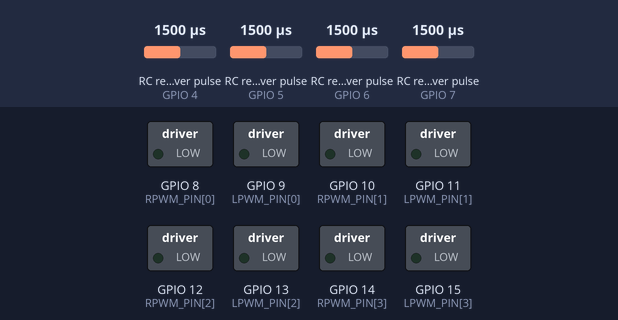
This sketch was run on a simulated ESP32-S3. Parts: switched loads named in the sketch (green lamp = pin HIGH). Wiring (inferred from the names in the program): 4 × RC receiver channel: data GPIO 4 / data GPIO 5 / data GPIO 6 / data GPIO 7. The test bench sets the inputs (shaded band); at power-on: RC receiver pulse (sensors on GPIO 4, GPIO 5, GPIO 6, GPIO 7) 1500 µs. What the sketch prints to the serial monitor is not drawn.

Above: at 1.2 s.
1.3 s: RC receiver pulse (sensor on GPIO 4) set to 1020 µs
At 2.6 s:
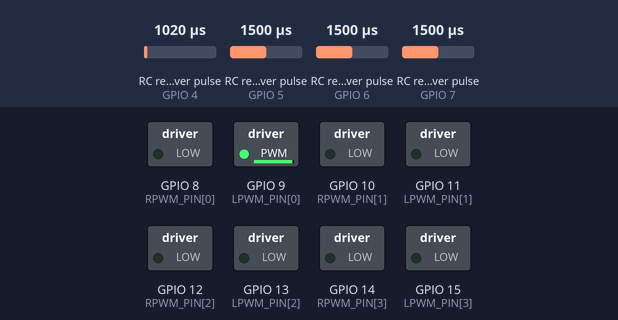
2.9 s: RC receiver pulse (sensor on GPIO 5) set to 1020 µs
At 3.8 s:
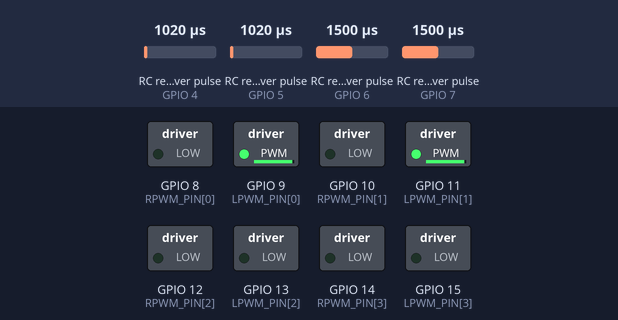
4.5 s: RC receiver pulse (sensor on GPIO 6) set to 1020 µs
At 5.2 s:
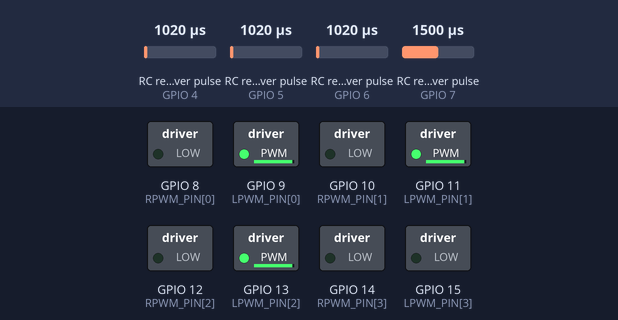
6.1 s: RC receiver pulse (sensor on GPIO 7) set to 1020 µs
At 7.4 s:
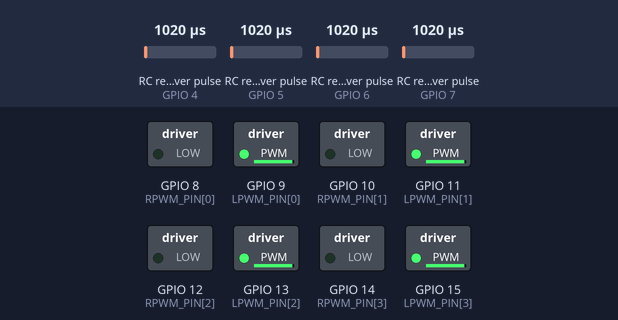
7.7 s: RC receiver pulse (sensor on GPIO 4) set to 1250 µs
At 8.3 s:
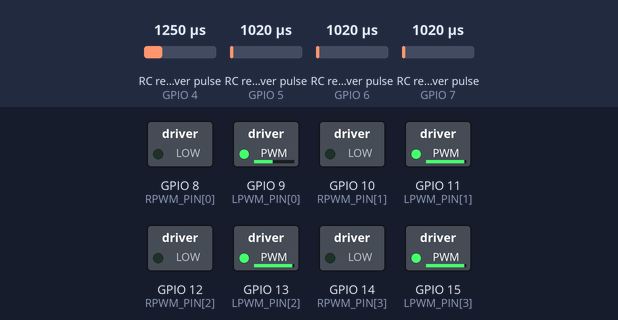
9.2 s: RC receiver pulse (sensor on GPIO 5) set to 1250 µs
At 10.7 s:
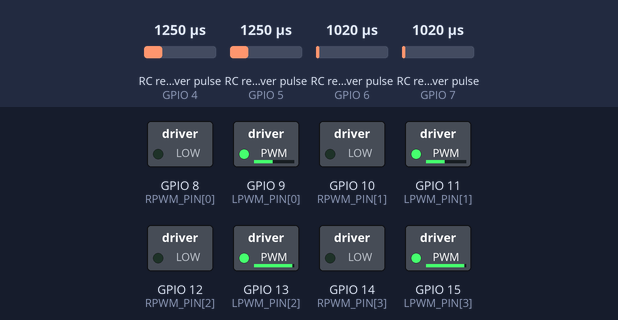
Timing chart, 0 to 11.7 s (numbered marks = the images above; inputs shaded):
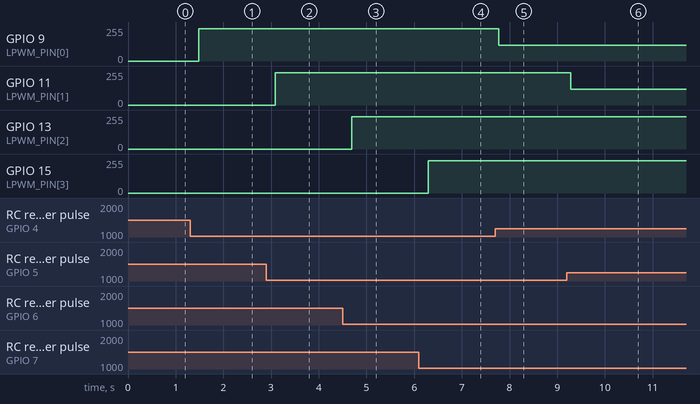

Measured:
- after the input at 1.3 s, GPIO 9 (LPWM_PIN[0]): 0/255 → 243/255 after 0.19 s
- after the input at 2.9 s, GPIO 11 (LPWM_PIN[1]): 0/255 → 243/255 after 0.19 s
- after the input at 4.5 s, GPIO 13 (LPWM_PIN[2]): 0/255 → 243/255 after 0.19 s
- after the input at 6.1 s, GPIO 15 (LPWM_PIN[3]): 0/255 → 243/255 after 0.19 s
- after the input at 7.7 s, GPIO 9 (LPWM_PIN[0]): 243/255 → 117/255 after 0.08 s
- after the input at 9.2 s, GPIO 11 (LPWM_PIN[1]): 243/255 → 117/255 after 0.08 s

The sketch:

TeleRC_4x_BTS7960_PWM_GlitchFilter.ino
```cpp
/*
  TeleRC / ArduRover - ESP32-S3 PWM converter
  Noise-filter recovery test candidate 1.0.5, 2026-10-14
  Derived from your uploaded Pasted markdown(3).md.
  Invalid samples are discarded; last valid sample expires after 150 ms.
  Four FC inputs -> four BTS7960 drivers.
  M5 -> GPIO4 -> Front Left
  M6 -> GPIO5 -> Rear Left
  M7 -> GPIO6 -> Front Right
  M8 -> GPIO7 -> Rear Right
  REQUIRED side functions for that physical wiring:
  SERVO5_FUNCTION=73, SERVO6_FUNCTION=73,
  SERVO7_FUNCTION=74, SERVO8_FUNCTION=74.
  Front Left:  RPWM GPIO8,  LPWM GPIO9
  Rear Left:   RPWM GPIO10, LPWM GPIO11
  Front Right: RPWM GPIO12, LPWM GPIO13
  Rear Right:  RPWM GPIO14, LPWM GPIO15
  Native USB settings:
  USB Mode: Hardware CDC and JTAG
  USB CDC On Boot: Enabled
  Serial Monitor: 115200 baud
  Select the board preset matching your actual ESP32-S3 module.
  All grounds must be common.
  Never apply 5V to an ESP32 GPIO.
  Use external PWM pulldowns and a physical motor power cutoff.
  Confirm BTS7960 input logic compatibility.
  This sketch does not receive the FC armed state.
  FC arming and command-link failsafes remain required.
*/
#include <Arduino.h>
#include <esp_arduino_version.h>
#include <esp_system.h>
constexpr uint16_t RC_MIN_US = 1000;
constexpr uint16_t RC_CENTER_US = 1500;
constexpr uint16_t RC_MAX_US = 2000;
constexpr uint16_t RC_VALID_MIN_US = 850;
constexpr uint16_t RC_VALID_MAX_US = 2150;
constexpr uint16_t RC_DEADBAND_US = 35;
constexpr uint32_t RC_TIMEOUT_US = 150000;
// Confirm a falling edge only after 30 us of low level. No busy wait.
// Short low notches inside a high PWM pulse preserve the original rise time.
constexpr uint32_t RC_EDGE_FILTER_US = 30;
constexpr uint32_t NEUTRAL_DWELL_US = 300000;
constexpr uint32_t CONTROL_PERIOD_US = 5000;
constexpr uint32_t DIAG_PERIOD_MS = 250;
constexpr uint32_t PWM_FREQ_HZ = 20000;
constexpr uint8_t PWM_BITS = 8;
// 255 = full PWM duty. Use 128 for initial raised-wheel tests.
constexpr int MAX_MOTOR_DUTY = 255;
// Responsive ramp: 32 control ticks (~160 ms) from zero to full duty.
// This limits duty slew, not measured motor current or stall current.
constexpr int ACCEL_STEP = 8;
constexpr int DECEL_STEP = 12;
// Brief scheduling jitter does not cause a new 300 ms recovery pause.
// A full input-timeout-length control outage still latches off.
constexpr uint32_t MAX_CONTROL_GAP_US = RC_TIMEOUT_US;
constexpr uint8_t RC_IN_PIN[4] = {4, 5, 6, 7};
constexpr uint8_t RPWM_PIN[4] = {8, 10, 12, 14};
constexpr uint8_t LPWM_PIN[4] = {9, 11, 13, 15};
// Motor order: Front Left, Rear Left, Front Right, Rear Right.
constexpr bool INVERT_MOTOR[4] = {false, false, false, false};
#if ESP_ARDUINO_VERSION_MAJOR < 3
constexpr uint8_t RPWM_CH[4] = {0, 2, 4, 6};
constexpr uint8_t LPWM_CH[4] = {1, 3, 5, 7};
#endif
portMUX_TYPE captureMux = portMUX_INITIALIZER_UNLOCKED;
volatile bool riseSeen[4] = {};
volatile bool fallPending[4] = {};
volatile uint32_t fallUs[4] = {};
// Latched only after a valid pulse; rejected edges never refresh its age.
volatile bool pulseValid[4] = {};
volatile uint32_t rejectedPulseCount[4] = {};
volatile uint32_t riseUs[4] = {};
volatile uint32_t lastValidPulseUs[4] = {};
volatile uint16_t pulseWidthUs[4] = {
  RC_CENTER_US, RC_CENTER_US, RC_CENTER_US, RC_CENTER_US
};
bool snapshotValid[4] = {};
uint32_t snapshotRejected[4] = {};
uint32_t signalStops = 0;
uint32_t loopStops = 0;
// Preserve the last fault after neutral recovery. Bits 0..3 mean M5..M8.
uint8_t lastFaultMask = 0;
uint32_t lastFaultAgeUs[4] = {};
uint32_t lastFaultAtMs = 0, lastFaultGapUs = 0;
const char* lastFaultCause = "none";
const char* stopCause = "startup";
int bootResetReason = 0;
uint32_t snapshotLastUs[4] = {};
uint16_t snapshotPulseUs[4] = {};
int currentCmd[4] = {};
int targetCmd[4] = {};
bool motorPwmReady = false;
bool sourceEnabled = false;
bool neutralTracking = false;
uint32_t neutralSinceUs = 0;
uint32_t lastControlUs = 0;
uint32_t lastDiagMs = 0;
// Diagnostics are transmitted in small chunks so a complete line
// does not have to fit in the USB transmit buffer at once.
char diagnostic[512];
size_t diagnosticLength = 0;
size_t diagnosticOffset = 0;
// Caller holds captureMux. Timestamp is the original falling edge, so
// confirmation never renews an old command or extends the 150 ms deadline.
static inline void IRAM_ATTR confirmFallingEdge(uint8_t channel) {
  const uint32_t width = fallUs[channel] - riseUs[channel];
  if (riseSeen[channel] && width >= RC_VALID_MIN_US && width <= RC_VALID_MAX_US) {
    pulseWidthUs[channel] = static_cast<uint16_t>(width);
    lastValidPulseUs[channel] = fallUs[channel];
    pulseValid[channel] = true;
  } else {
    ++rejectedPulseCount[channel];
  }
  fallPending[channel] = false;
  riseSeen[channel] = false;
}
static inline void IRAM_ATTR captureEdge(uint8_t channel) {
  const uint32_t now = micros();
  portENTER_CRITICAL_ISR(&captureMux);
  if (digitalRead(RC_IN_PIN[channel])) {
    if (fallPending[channel]) {
      if (uint32_t(now - fallUs[channel]) < RC_EDGE_FILTER_US) {
        // A short low notch is noise, not the end/start of two commands.
        fallPending[channel] = false;
        ++rejectedPulseCount[channel];
        portEXIT_CRITICAL_ISR(&captureMux);
        return;
      }
      confirmFallingEdge(channel);
    }
    // A missed falling edge or stuck-high input must not poison the next pulse.
    if (!riseSeen[channel] || uint32_t(now - riseUs[channel]) > RC_VALID_MAX_US) {
      riseUs[channel] = now;
      riseSeen[channel] = true;
    }
  } else if (riseSeen[channel]) {
    if (!fallPending[channel]) {
      fallUs[channel] = now;
      fallPending[channel] = true;
    }
  } else {
    ++rejectedPulseCount[channel];
  }
  portEXIT_CRITICAL_ISR(&captureMux);
}
void IRAM_ATTR rc0ISR() { captureEdge(0); }
void IRAM_ATTR rc1ISR() { captureEdge(1); }
void IRAM_ATTR rc2ISR() { captureEdge(2); }
void IRAM_ATTR rc3ISR() { captureEdge(3); }
void snapshotInputs() {
  portENTER_CRITICAL(&captureMux);
  for (uint8_t i = 0; i < 4; ++i) {
    if (fallPending[i] && digitalRead(RC_IN_PIN[i]) == LOW &&
        uint32_t(micros() - fallUs[i]) >= RC_EDGE_FILTER_US) {
      confirmFallingEdge(i);
    }
    snapshotPulseUs[i] = pulseWidthUs[i];
    snapshotLastUs[i] = lastValidPulseUs[i];
    snapshotValid[i] = pulseValid[i];
    snapshotRejected[i] = rejectedPulseCount[i];
  }
  portEXIT_CRITICAL(&captureMux);
}
bool attachMotorPwm() {
  bool ok = true;
  for (uint8_t i = 0; i < 4; ++i) {
#if ESP_ARDUINO_VERSION_MAJOR >= 3
    ok = ledcAttach(RPWM_PIN[i], PWM_FREQ_HZ, PWM_BITS) && ok;
    ok = ledcAttach(LPWM_PIN[i], PWM_FREQ_HZ, PWM_BITS) && ok;
#else
    ok = (ledcSetup(RPWM_CH[i], PWM_FREQ_HZ, PWM_BITS) > 0) && ok;
    ok = (ledcSetup(LPWM_CH[i], PWM_FREQ_HZ, PWM_BITS) > 0) && ok;
    ledcAttachPin(RPWM_PIN[i], RPWM_CH[i]);
    ledcAttachPin(LPWM_PIN[i], LPWM_CH[i]);
#endif
  }
  return ok;
}
void pwmWritePin(uint8_t motor, bool forward, uint8_t duty) {
#if ESP_ARDUINO_VERSION_MAJOR >= 3
  ledcWrite(forward ? RPWM_PIN[motor] : LPWM_PIN[motor], duty);
#else
  ledcWrite(forward ? RPWM_CH[motor] : LPWM_CH[motor], duty);
#endif
}
void setBtsMotor(uint8_t motor, int command) {
  command = constrain(command, -MAX_MOTOR_DUTY, MAX_MOTOR_DUTY);
  if (INVERT_MOTOR[motor]) {
    command = -command;
  }
  if (command > 0) {
    pwmWritePin(motor, false, 0);
    pwmWritePin(motor, true, static_cast<uint8_t>(command));
  } else if (command < 0) {
    pwmWritePin(motor, true, 0);
    pwmWritePin(motor, false, static_cast<uint8_t>(-command));
  } else {
    // Zero command. Actual braking depends on the driver.
    pwmWritePin(motor, true, 0);
    pwmWritePin(motor, false, 0);
  }
}
void stopAllMotors() {
  for (uint8_t i = 0; i < 4; ++i) {
    setBtsMotor(i, 0);
  }
}
void hardStop() {
  sourceEnabled = false;
  neutralTracking = false;
  for (uint8_t i = 0; i < 4; ++i) {
    currentCmd[i] = 0;
    targetCmd[i] = 0;
  }
  stopAllMotors();
}
bool channelFresh(uint8_t channel, uint32_t nowUs) {
  return snapshotValid[channel] &&
         uint32_t(nowUs - snapshotLastUs[channel]) < RC_TIMEOUT_US;
}
void recordFault(uint32_t nowUs, uint32_t gapUs, const char* cause) {
  lastFaultMask = 0;
  for (uint8_t i = 0; i < 4; ++i) {
    lastFaultAgeUs[i] = snapshotValid[i] ? uint32_t(nowUs - snapshotLastUs[i]) : UINT32_MAX;
    if (!channelFresh(i, nowUs)) lastFaultMask |= 1U << i;
  }
  lastFaultCause = cause;
  lastFaultAtMs = millis();
  lastFaultGapUs = gapUs;
}
int rcPulseToCommand(uint16_t pulseUs) {
  pulseUs = constrain(pulseUs, RC_MIN_US, RC_MAX_US);
  const int delta = static_cast<int>(pulseUs) - RC_CENTER_US;
  if (abs(delta) <= RC_DEADBAND_US) {
    return 0;
  }
  const int magnitude = abs(delta);
  const int span = delta > 0
    ? RC_MAX_US - RC_CENTER_US
    : RC_CENTER_US - RC_MIN_US;
  const int command = static_cast<int>(
    map(magnitude, RC_DEADBAND_US, span, 0, MAX_MOTOR_DUTY)
  );
  return constrain(
    delta > 0 ? command : -command,
    -MAX_MOTOR_DUTY,
    MAX_MOTOR_DUTY
  );
}
int slewToward(int current, int target) {
  if (current == target) {
    return current;
  }
  if ((current > 0 && target < 0) ||
      (current < 0 && target > 0)) {
    if (abs(current) <= DECEL_STEP) {
      return 0;
    }
    return current > 0
      ? current - DECEL_STEP
      : current + DECEL_STEP;
  }
  const bool accelerating =
    target != 0 && abs(target) > abs(current);
  const int step = accelerating ? ACCEL_STEP : DECEL_STEP;
  if (target > current) {
    return current + min(step, target - current);
  }
  return current - min(step, current - target);
}
bool computeTargets(uint32_t nowUs) {
  for (uint8_t i = 0; i < 4; ++i) {
    if (!channelFresh(i, nowUs)) {
      return false;
    }
  }
  for (uint8_t i = 0; i < 4; ++i) {
    targetCmd[i] = rcPulseToCommand(snapshotPulseUs[i]);
  }
  return true;
}
bool inputsNeutral() {
  for (uint8_t i = 0; i < 4; ++i) {
    if (abs(static_cast<int>(snapshotPulseUs[i]) -
            static_cast<int>(RC_CENTER_US)) > RC_DEADBAND_US) {
      return false;
    }
  }
  return true;
}
void updateMotors() {
  for (uint8_t i = 0; i < 4; ++i) {
    // Reversal still passes through zero; opposite drive starts next tick.
    currentCmd[i] = slewToward(currentCmd[i], targetCmd[i]);
    setBtsMotor(i, currentCmd[i]);
  }
}
const char* resetName() {
  if (bootResetReason == ESP_RST_BROWNOUT) return "brownout";
  if (bootResetReason == ESP_RST_POWERON) return "power-on";
  if (bootResetReason == ESP_RST_TASK_WDT || bootResetReason == ESP_RST_INT_WDT ||
      bootResetReason == ESP_RST_WDT) return "watchdog";
  if (bootResetReason == ESP_RST_PANIC) return "panic";
  return "other";
}
void serviceDiagnostics(uint32_t nowUs) {
  const uint32_t nowMs = millis();
  if (diagnosticOffset >= diagnosticLength &&
      uint32_t(nowMs - lastDiagMs) >= DIAG_PERIOD_MS) {
    lastDiagMs = nowMs;
    const int count = snprintf(
      diagnostic,
      sizeof(diagnostic),
      "RC(us): %u%c %u%c %u%c %u%c CMD:%d,%d,%d,%d source=%s PWM=%s bad=%lu,%lu,%lu,%lu stops=%lu gap=%lu cause=%s up=%lu reset=%d/%s last=%s at=%lu mask=%u ageUs=%lu,%lu,%lu,%lu loopUs=%lu\n",
      static_cast<unsigned>(snapshotPulseUs[0]),
      channelFresh(0, nowUs) ? '*' : '!',
      static_cast<unsigned>(snapshotPulseUs[1]),
      channelFresh(1, nowUs) ? '*' : '!',
      static_cast<unsigned>(snapshotPulseUs[2]),
      channelFresh(2, nowUs) ? '*' : '!',
      static_cast<unsigned>(snapshotPulseUs[3]),
      channelFresh(3, nowUs) ? '*' : '!',
      currentCmd[0], currentCmd[1], currentCmd[2], currentCmd[3],
      sourceEnabled ? "enabled" : "neutral-wait",
      motorPwmReady ? "ready" : "failed",
      static_cast<unsigned long>(snapshotRejected[0]),
      static_cast<unsigned long>(snapshotRejected[1]),
      static_cast<unsigned long>(snapshotRejected[2]),
      static_cast<unsigned long>(snapshotRejected[3]),
      static_cast<unsigned long>(signalStops),
      static_cast<unsigned long>(loopStops), stopCause,
      static_cast<unsigned long>(nowMs), bootResetReason, resetName(),
      lastFaultCause, static_cast<unsigned long>(lastFaultAtMs), unsigned(lastFaultMask),
      static_cast<unsigned long>(lastFaultAgeUs[0]), static_cast<unsigned long>(lastFaultAgeUs[1]),
      static_cast<unsigned long>(lastFaultAgeUs[2]), static_cast<unsigned long>(lastFaultAgeUs[3]),
      static_cast<unsigned long>(lastFaultGapUs)
    );
    diagnosticOffset = 0;
    diagnosticLength =
      count > 0 && count < static_cast<int>(sizeof(diagnostic))
      ? static_cast<size_t>(count)
      : 0;
  }
  if (diagnosticOffset >= diagnosticLength) {
    return;
  }
  const int available = Serial.availableForWrite();
  if (available <= 0) {
    return;
  }
  size_t chunk = diagnosticLength - diagnosticOffset;
  if (chunk > 32) {
    chunk = 32;
  }
  if (chunk > static_cast<size_t>(available)) {
    chunk = static_cast<size_t>(available);
  }
  diagnosticOffset += Serial.write(
    reinterpret_cast<const uint8_t*>(diagnostic + diagnosticOffset),
    chunk
  );
}
void setup() {
  for (uint8_t i = 0; i < 4; ++i) {
    pinMode(RPWM_PIN[i], OUTPUT);
    pinMode(LPWM_PIN[i], OUTPUT);
    digitalWrite(RPWM_PIN[i], LOW);
    digitalWrite(LPWM_PIN[i], LOW);
    pinMode(RC_IN_PIN[i], INPUT_PULLDOWN);
  }
  Serial.begin(115200);
#if ARDUINO_USB_CDC_ON_BOOT
  // availableForWrite() itself can wait on a USB mutex. Bound both calls.
  // Use 1 ms (not zero) for compatibility with HWCDC's timeout counter.
  Serial.setTxTimeoutMs(1);
#endif
  bootResetReason = static_cast<int>(esp_reset_reason());
  // No wait for Serial: motor safety must work without a computer.
  motorPwmReady = attachMotorPwm();
  hardStop();
  attachInterrupt(digitalPinToInterrupt(RC_IN_PIN[0]), rc0ISR, CHANGE);
  attachInterrupt(digitalPinToInterrupt(RC_IN_PIN[1]), rc1ISR, CHANGE);
  attachInterrupt(digitalPinToInterrupt(RC_IN_PIN[2]), rc2ISR, CHANGE);
  attachInterrupt(digitalPinToInterrupt(RC_IN_PIN[3]), rc3ISR, CHANGE);
}
void loop() {
  snapshotInputs();
  const uint32_t nowUs = micros();
  if (uint32_t(nowUs - lastControlUs) >= CONTROL_PERIOD_US) {
    const uint32_t controlGapUs = nowUs - lastControlUs;
    lastControlUs = nowUs;
    if (!motorPwmReady || !computeTargets(nowUs)) {
      if (sourceEnabled && motorPwmReady) ++signalStops;
      stopCause = motorPwmReady ? "input-timeout" : "pwm-init";
      if (sourceEnabled) recordFault(nowUs, controlGapUs, stopCause);
      hardStop();
    } else if (sourceEnabled && controlGapUs >= MAX_CONTROL_GAP_US) {
      ++loopStops;
      stopCause = "loop-gap";
      recordFault(nowUs, controlGapUs, stopCause);
      hardStop();
    } else {
      if (!sourceEnabled) {
        if (!inputsNeutral()) {
          neutralTracking = false;
        } else if (!neutralTracking) {
          neutralTracking = true;
          neutralSinceUs = nowUs;
        } else if (uint32_t(nowUs - neutralSinceUs) >= NEUTRAL_DWELL_US) {
          sourceEnabled = true;
          stopCause = "none";
        }
      }
      if (sourceEnabled) {
        updateMotors();
      } else {
        stopAllMotors();
      }
    }
  }
  serviceDiagnostics(nowUs);
}
```
